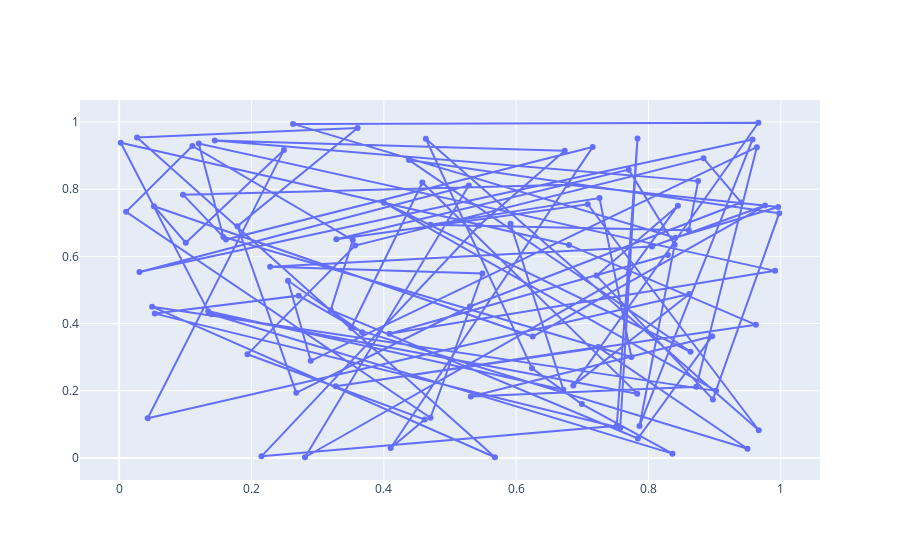

Write notebook code for a chart like this one.
### Markdown cell above
2. Write a program to draw line and scatter plots for random 100 x and y coordinates

### Code cell
import numpy as np
ran_x = np.random.rand(100)
ran_y = np.random.rand(100)

fig = go.Figure(data=go.Scatter(x=ran_x, y=ran_y, mode='lines+markers'))


fig.show()
